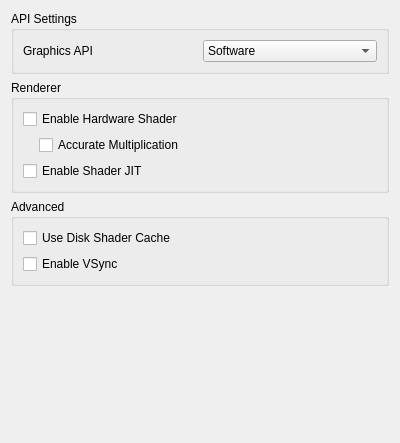
<?xml version="1.0" encoding="UTF-8"?>
<ui version="4.0">
 <class>ConfigureGraphics</class>
 <widget class="QWidget" name="ConfigureGraphics">
  <property name="geometry">
   <rect>
    <x>0</x>
    <y>0</y>
    <width>400</width>
    <height>443</height>
   </rect>
  </property>
  <property name="minimumSize">
   <size>
    <width>0</width>
    <height>0</height>
   </size>
  </property>
  <property name="windowTitle">
   <string>Form</string>
  </property>
  <property name="accessibleName">
   <string>Graphics</string>
  </property>
  <layout class="QVBoxLayout" name="verticalLayout">
   <item>
    <widget class="QGroupBox" name="apiBox">
     <property name="title">
      <string>API Settings</string>
     </property>
     <layout class="QVBoxLayout" name="verticalLayout_3">
      <item>
       <widget class="QWidget" name="graphics_api_group" native="true">
        <layout class="QHBoxLayout" name="graphics_api_group_2">
         <property name="leftMargin">
          <number>0</number>
         </property>
         <property name="topMargin">
          <number>0</number>
         </property>
         <property name="rightMargin">
          <number>0</number>
         </property>
         <property name="bottomMargin">
          <number>0</number>
         </property>
         <item>
          <widget class="QLabel" name="graphics_api_label">
           <property name="text">
            <string>Graphics API</string>
           </property>
          </widget>
         </item>
         <item>
          <widget class="QComboBox" name="graphics_api_combo">
           <item>
            <property name="text">
             <string>Software</string>
            </property>
           </item>
           <item>
            <property name="text">
             <string>OpenGL</string>
            </property>
           </item>
           <item>
            <property name="text">
             <string>Vulkan</string>
            </property>
           </item>
          </widget>
         </item>
        </layout>
       </widget>
      </item>
     </layout>
    </widget>
   </item>
   <item>
    <widget class="QGroupBox" name="rendererBox">
     <property name="title">
      <string>Renderer</string>
     </property>
     <layout class="QVBoxLayout" name="verticalLayout_6">
      <item>
       <widget class="QWidget" name="hw_renderer_group" native="true">
        <layout class="QVBoxLayout" name="verticalLayout_5">
         <property name="leftMargin">
          <number>0</number>
         </property>
         <property name="topMargin">
          <number>0</number>
         </property>
         <property name="rightMargin">
          <number>0</number>
         </property>
         <property name="bottomMargin">
          <number>0</number>
         </property>
         <item>
          <widget class="QCheckBox" name="toggle_hw_shader">
           <property name="toolTip">
            <string>&lt;html&gt;&lt;head/&gt;&lt;body&gt;&lt;p&gt;Use OpenGL to accelerate shader emulation.&lt;/p&gt;&lt;p&gt;Requires a relatively powerful GPU for better performance.&lt;/p&gt;&lt;/body&gt;&lt;/html&gt;</string>
           </property>
           <property name="text">
            <string>Enable Hardware Shader</string>
           </property>
          </widget>
         </item>
         <item>
          <widget class="QWidget" name="hw_shader_group" native="true">
           <layout class="QVBoxLayout" name="verticalLayout_7">
            <property name="leftMargin">
             <number>16</number>
            </property>
            <property name="topMargin">
             <number>0</number>
            </property>
            <property name="rightMargin">
             <number>0</number>
            </property>
            <property name="bottomMargin">
             <number>0</number>
            </property>
            <item>
             <widget class="QCheckBox" name="toggle_accurate_mul">
              <property name="toolTip">
               <string>&lt;html&gt;&lt;head/&gt;&lt;body&gt;&lt;p&gt;Correctly handle all edge cases in multiplication operation in shaders. &lt;/p&gt;&lt;p&gt;Some games requires this to be enabled for the hardware shader to render properly.&lt;/p&gt;&lt;p&gt;However this would reduce performance in most games.&lt;/p&gt;&lt;/body&gt;&lt;/html&gt;</string>
              </property>
              <property name="text">
               <string>Accurate Multiplication</string>
              </property>
             </widget>
            </item>
           </layout>
          </widget>
         </item>
        </layout>
       </widget>
      </item>
      <item>
       <widget class="QCheckBox" name="toggle_shader_jit">
        <property name="toolTip">
         <string>&lt;html&gt;&lt;head/&gt;&lt;body&gt;&lt;p&gt;Use the JIT engine instead of the interpreter for software shader emulation. &lt;/p&gt;&lt;p&gt;Enable this for better performance.&lt;/p&gt;&lt;/body&gt;&lt;/html&gt;</string>
        </property>
        <property name="text">
         <string>Enable Shader JIT</string>
        </property>
       </widget>
      </item>
     </layout>
    </widget>
   </item>
   <item>
    <widget class="QGroupBox" name="groupBox">
     <property name="title">
      <string>Advanced</string>
     </property>
     <layout class="QVBoxLayout" name="verticalLayout_2">
      <item>
       <widget class="QCheckBox" name="toggle_disk_shader_cache">
        <property name="toolTip">
         <string>&lt;html&gt;&lt;head/&gt;&lt;body&gt;&lt;p&gt;Reduce stuttering by storing and loading generated shaders to disk.&lt;/p&gt;&lt;/body&gt;&lt;/html&gt;</string>
        </property>
        <property name="text">
         <string>Use Disk Shader Cache</string>
        </property>
       </widget>
      </item>
      <item>
       <widget class="QCheckBox" name="toggle_vsync_new">
        <property name="toolTip">
         <string>VSync prevents the screen from tearing, but some graphics cards have lower performance with VSync enabled. Keep it enabled if you don't notice a performance difference.</string>
        </property>
        <property name="text">
         <string>Enable VSync</string>
        </property>
       </widget>
      </item>
     </layout>
    </widget>
   </item>
   <item>
    <spacer name="verticalSpacer">
     <property name="orientation">
      <enum>Qt::Vertical</enum>
     </property>
     <property name="sizeHint" stdset="0">
      <size>
       <width>20</width>
       <height>270</height>
      </size>
     </property>
    </spacer>
   </item>
  </layout>
 </widget>
 <tabstops>
  <tabstop>toggle_accurate_mul</tabstop>
  <tabstop>toggle_shader_jit</tabstop>
  <tabstop>toggle_disk_shader_cache</tabstop>
  <tabstop>toggle_vsync_new</tabstop>
 </tabstops>
 <resources/>
 <connections/>
</ui>
